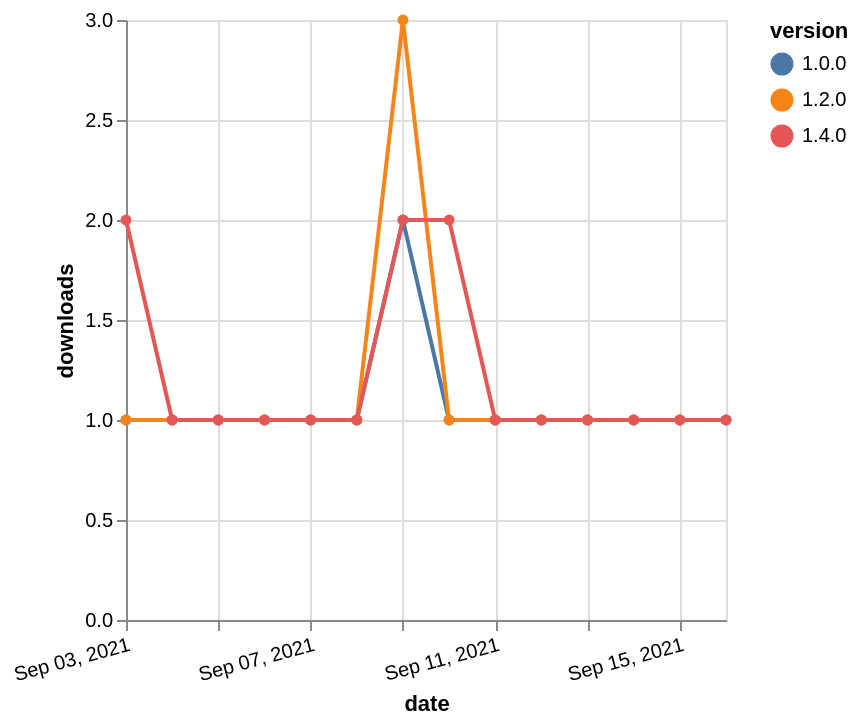

Vega-Lite specification for this chart:
### Vega-Lite specification from a JSON file in a GitHub repository (floating-point values rounded to 4 significant figures)
{"$schema": "https://vega.github.io/schema/vega-lite/v5.json", "description": "A simple bar chart with embedded data.", "data": {"values": [{"date": "2021-09-03", "total": 159, "delta": 1, "version": "1.0.0"}, {"date": "2021-09-04", "total": 160, "delta": 1, "version": "1.0.0"}, {"date": "2021-09-05", "total": 161, "delta": 1, "version": "1.0.0"}, {"date": "2021-09-06", "total": 162, "delta": 1, "version": "1.0.0"}, {"date": "2021-09-07", "total": 163, "delta": 1, "version": "1.0.0"}, {"date": "2021-09-08", "total": 164, "delta": 1, "version": "1.0.0"}, {"date": "2021-09-09", "total": 166, "delta": 2, "version": "1.0.0"}, {"date": "2021-09-10", "total": 167, "delta": 1, "version": "1.0.0"}, {"date": "2021-09-11", "total": 168, "delta": 1, "version": "1.0.0"}, {"date": "2021-09-12", "total": 169, "delta": 1, "version": "1.0.0"}, {"date": "2021-09-13", "total": 170, "delta": 1, "version": "1.0.0"}, {"date": "2021-09-14", "total": 171, "delta": 1, "version": "1.0.0"}, {"date": "2021-09-15", "total": 172, "delta": 1, "version": "1.0.0"}, {"date": "2021-09-16", "total": 173, "delta": 1, "version": "1.0.0"}, {"date": "2021-09-03", "total": 179, "delta": 1, "version": "1.2.0"}, {"date": "2021-09-04", "total": 180, "delta": 1, "version": "1.2.0"}, {"date": "2021-09-05", "total": 181, "delta": 1, "version": "1.2.0"}, {"date": "2021-09-06", "total": 182, "delta": 1, "version": "1.2.0"}, {"date": "2021-09-07", "total": 183, "delta": 1, "version": "1.2.0"}, {"date": "2021-09-08", "total": 184, "delta": 1, "version": "1.2.0"}, {"date": "2021-09-09", "total": 187, "delta": 3, "version": "1.2.0"}, {"date": "2021-09-10", "total": 188, "delta": 1, "version": "1.2.0"}, {"date": "2021-09-11", "total": 189, "delta": 1, "version": "1.2.0"}, {"date": "2021-09-12", "total": 190, "delta": 1, "version": "1.2.0"}, {"date": "2021-09-13", "total": 191, "delta": 1, "version": "1.2.0"}, {"date": "2021-09-14", "total": 192, "delta": 1, "version": "1.2.0"}, {"date": "2021-09-15", "total": 193, "delta": 1, "version": "1.2.0"}, {"date": "2021-09-16", "total": 194, "delta": 1, "version": "1.2.0"}, {"date": "2021-09-03", "total": 121, "delta": 2, "version": "1.4.0"}, {"date": "2021-09-04", "total": 122, "delta": 1, "version": "1.4.0"}, {"date": "2021-09-05", "total": 123, "delta": 1, "version": "1.4.0"}, {"date": "2021-09-06", "total": 124, "delta": 1, "version": "1.4.0"}, {"date": "2021-09-07", "total": 125, "delta": 1, "version": "1.4.0"}, {"date": "2021-09-08", "total": 126, "delta": 1, "version": "1.4.0"}, {"date": "2021-09-09", "total": 128, "delta": 2, "version": "1.4.0"}, {"date": "2021-09-10", "total": 130, "delta": 2, "version": "1.4.0"}, {"date": "2021-09-11", "total": 131, "delta": 1, "version": "1.4.0"}, {"date": "2021-09-12", "total": 132, "delta": 1, "version": "1.4.0"}, {"date": "2021-09-13", "total": 133, "delta": 1, "version": "1.4.0"}, {"date": "2021-09-14", "total": 134, "delta": 1, "version": "1.4.0"}, {"date": "2021-09-15", "total": 135, "delta": 1, "version": "1.4.0"}, {"date": "2021-09-16", "total": 136, "delta": 1, "version": "1.4.0"}]}, "width": "container", "mark": {"type": "line", "point": {"filled": true}}, "encoding": {"x": {"field": "date", "type": "temporal", "timeUnit": "yearmonthdate", "title": "date", "axis": {"labelAngle": -15}}, "y": {"field": "delta", "type": "quantitative", "title": "downloads"}, "color": {"field": "version", "type": "nominal"}, "tooltip": {"field": "delta"}}}
